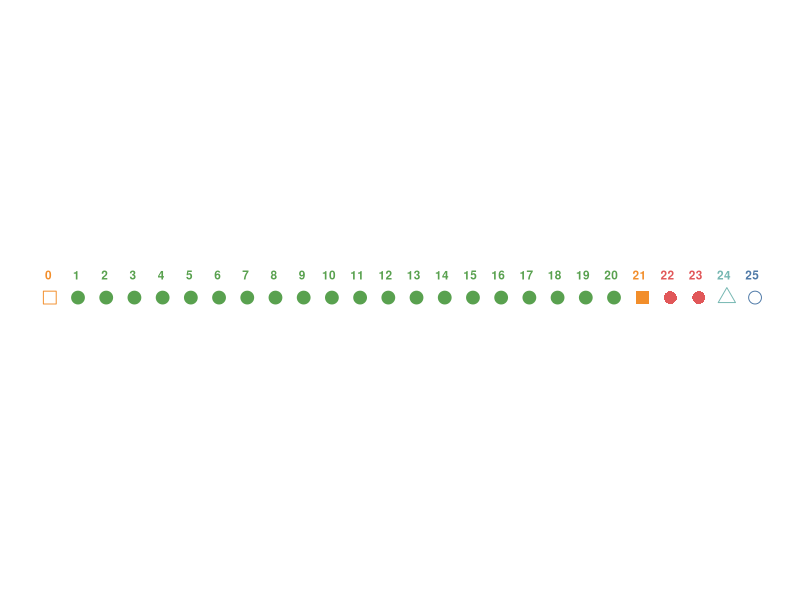

Source code (R):
## ---- chunk 1
library(ggplot2)
library(scales)
library(cowplot)
## ---- chunk 2
trial.type = c(
  "Initial Test", "Training","Training",
"Training", "Training", "Training", "Training", "Training","Training","Training",
"Training","Training","Training","Training","Training","Training","Training","Training",
"Training", "Training", "Training", "Final Test", "Refresher", "Refresher", "Generalization 1","Generalization 2")

trial = c(0, 1,2,3,4,5,6,7,8,9,10,
          11,12,13,14,15,16,17,18,19,20,
          21,22,23,24,25)

trial.state = c(
  "Initial","Initial","Initial",
"Initial","Initial","Initial","Initial",
"Training","Training","Training","Training","Training",
"Training","Training","Training","Training","Training",
"Training","Training","Training","Training","Final Test",
"Refresher","Refresher","Generalization 1","Generalization 2"
)

# Tableau colour palettes
blue = "#4e79a7"
green = "#59a14f"
brown = "#9c755f"
orange = "#f28e2b"
yellow = "#edc948"
grey = "#bab0ac"
red = "#e15759"
purple = "#b07aa1"
cyan = "#76b7b2"
pink = "#ff9da7"
## ---- chunk 3
timeline.df = data.frame(trial.type, trial, trial.state)

trial.type.colors <- c(orange, cyan, blue, orange,  red,  green)
trial.type.shapes <- c(15, 2, 1, 0, 16, 19)
## ---- chunk 4
positions <- c(0.5, 0.5, 0.5, 0.5, 0.5, 0.5)
directions <- c(1, 1)

line_pos <- data.frame(
    "trial"=unique(timeline.df$trial),
    "position"=rep(positions, length.out=length(unique(timeline.df$trial))),
    "direction"=rep(directions, length.out=length(unique(timeline.df$trial)))
)

timeline.df <- merge(x=timeline.df, y=line_pos, by="trial", all = TRUE)
timeline.df <- timeline.df[with(timeline.df, order(trial, trial.type)), ]

text_offset <- 0.1

timeline.df$trial_count <- ave(timeline.df$trial==timeline.df$trial, timeline.df$trial, FUN=cumsum)
timeline.df$text_position <- (timeline.df$trial_count * text_offset * timeline.df$direction) + timeline.df$position

head(timeline.df)
## ---- chunk 5
# Initial ggplot version of timeline commented out. If you see this Hi! :) 
ggplot(timeline.df,aes(x=trial,
                       y=0,
                       color=trial.type,
                       shape = trial.type,
                       label = trial)
       ) +
  scale_color_manual(values=trial.type.colors, drop = FALSE) +
  scale_shape_manual(values = trial.type.shapes) +
  theme_cowplot() +
  geom_hline(yintercept=0, color = "white", size=0.3) +
  geom_point(aes(y=0), size=4) +
  theme(
    axis.line.y=element_blank(),
    axis.text.y=element_blank(),
    axis.title.x=element_blank(),
    axis.title.y=element_blank(),
    axis.ticks.y=element_blank(),
    axis.text.x =element_blank(),
    axis.ticks.x =element_blank(),
    axis.line.x =element_blank(),
    plot.title = element_text(hjust = 0.5,  vjust = -30),
    legend.position = "none"
                ) +
  guides(colour = guide_legend(nrow = 2)) +
  geom_text(aes(label=trial),hjust=.7, vjust=-2,size=3, fontface = "bold") +
  labs(color = "Trial Type", shape = "Trial Type")
